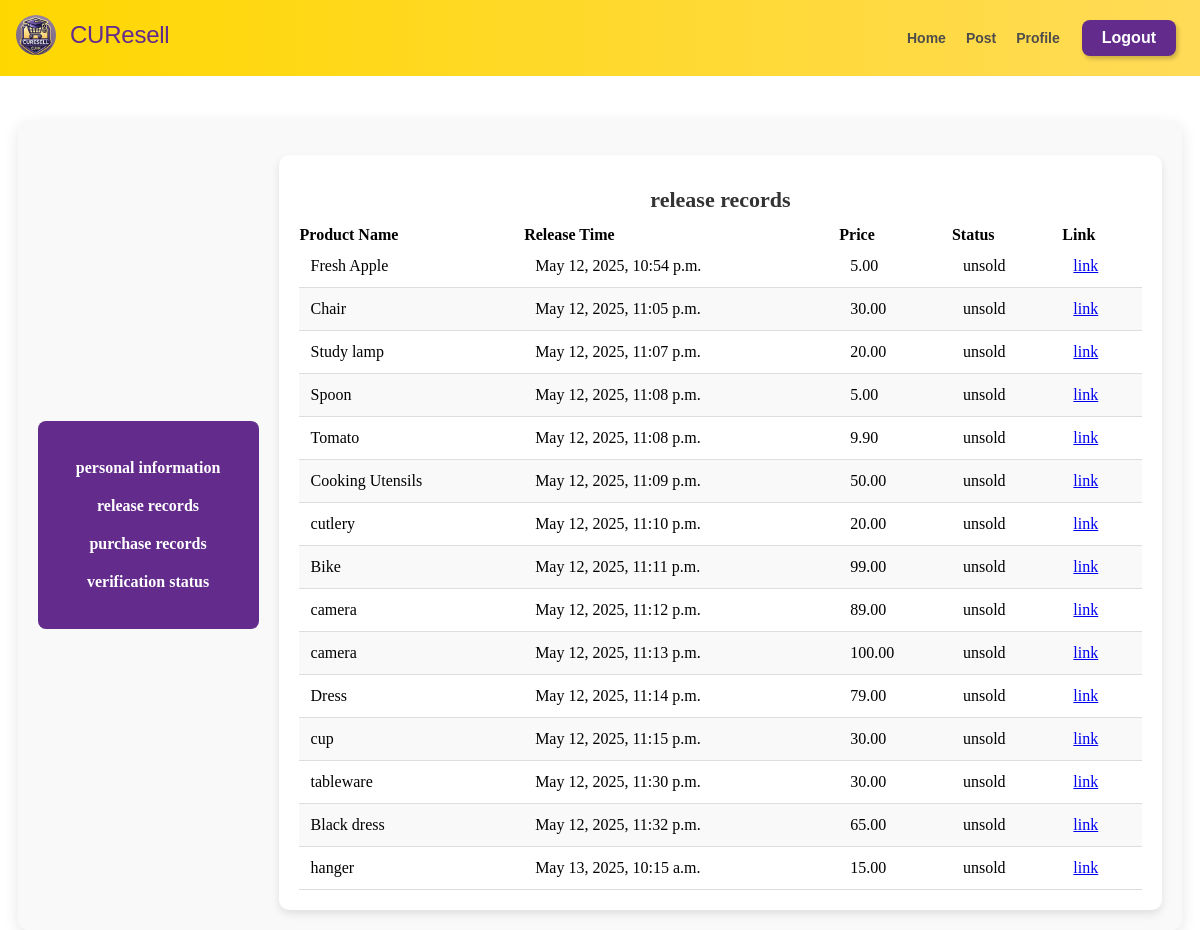
The page /release_records/ (signed in) on the database its author committed.
### product/models.py (models this page shows, shortened)
class ProductInfo(models.Model):
    title = models.CharField(max_length=20)
    description = models.CharField(max_length=2000)
    picture = models.ImageField(upload_to='product')
    price = models.DecimalField(max_digits=10,decimal_places=2)
    posted_at = models.DateTimeField((u"Conversation Time"),  auto_now_add=True)
    isSold = models.BooleanField(default=False)
    seller = models.ForeignKey(UserInfo, on_delete=models.CASCADE, default='')
    product = ProdInfoManager()

### user/views.py (the view)
# urls.py: url(r'^release_records/$',views.release_records, name='release_records'),
def release_records(request):
    username = request.session.get('username')
    userinfo = UserInfo.objects.filter(username=username).first()
    if userinfo == None:
        context = { 'error_msg': 'please login first'}
        return render(request, 'release_records.html', context)
    else:
        all_products = ProductInfo.product.get_all()
        user_products=[]
        for product in all_products:
            if product.seller==userinfo:
                user_products.append(product)
        content={'products': user_products}
        return render(request, 'release_records.html', content)

### product/models.py (called while the page is built)
    def get_all(self):
        return super(ProdInfoManager, self).get_queryset()

### templates/release_records.html (shortened to what this page needs)
<!DOCTYPE html>
<html lang="en">
<head>
  <link rel="stylesheet" href="/static/css/post_prod.css">
  <link rel="stylesheet" href="/static/css/nav_bar.css">
  <link rel="stylesheet" href="/static/css/profile.css">
</head>
<body>
  {% include 'nav_bar.html' %}
    <div class="list">
      <div class="list_nav ">
          <ul class="list-group">
              <li class="list-group-item"><a onclick="goToProfile()">personal information</a></li>
              <li class="list-group-item"><a onclick="goToReleaseRecords()">release records</a></li>
              <li class="list-group-item"><a onclick="goToPurchaseRecords()">purchase records</a></li>
              <li class="list-group-item"><a onclick="goToVerification()">verification status</a></li>
          </ul>
      </div>
      <div class="list_body">
          <table class="table">
              <caption class="text-center">release records</caption>
                <thead>
                    <tr>
                        <th scope="col">Product Name</th>
                        <th scope="col">Release Time</th>
                        <th scope="col">Price</th>
                        <th scope="col">Status</th>
                        <th scope="col">Link</th>
                  <tbody>
                    {% for product in products %}
                    <tr>
                        <td>{{ product.title }}</td>
                        <td>{{ product.posted_at }}</td>
                        <td>{{ product.price }}</td>
                        {% if product.isSold %}
                          <td>sold</td>
                        {% else %}
                          <td>unsold</td>
                        {% endif %}
                        <td><a href="/detail/?prod_id={{ product.id }}">link</a></td>
                    </tr>
                    {% endfor %}
                  </tbody>
              </table>
      </div>
  </div>
</body>
</html>

### static/css/post_prod.css (style rules this page uses)
body { background: #ffffff; min-height: 100vh; position: relative; overflow: auto; }

### static/css/profile.css (style rules this page uses)
.list { position: relative; top: 70px; display: grid; grid-template-columns: 1fr 4fr; gap: 20px; align-items: center; }
.list_nav { background-color: #007bff; padding: 15px; border-radius: 8px; }
.list_body { padding: 15px; background-color: #ffffff; border-radius: 8px; box-shadow: 0 4px 8px rgba(0,0,0,0.1); }
.list { width: 95%; max-width: 1200px; margin: 50px auto; padding: 20px; background-color: #f9f9f9; border-radius: 10px; box-shadow: 0 5px 15px rgba(0, 0, 0, 0.1); }
.list_nav { background-color: #622b8c; padding: 12px; border-radius: 8px; }
.list-group { padding: 0; }
.list-group-item { list-style: none; padding: 10px; text-align: center; border: none; }
.list-group-item a { text-decoration: none; color: #fff; font-size: 16px; font-weight: bold; display: block; transition: background 0.3s ease; }
.list_body { padding: 20px; margin-top: 15px; background-color: #ffffff; border-radius: 10px; box-shadow: 0 4px 8px rgba(0, 0, 0, 0.1); }
.table { width: 100%; border-collapse: collapse; text-align: left; }
.table caption { font-size: 22px; font-weight: bold; padding: 12px; color: #333; }
.table td { padding: 12px; border-bottom: 1px solid #ddd; }
.table tbody tr:nth-child(even) { background-color: #f9f9f9; }

### rows shown on the page
ProductInfo: title "Fresh Apple", posted_at "May 12, 2025, 10:54 p.m.", price "5.00", isSold "unsold"
ProductInfo: title "Chair", posted_at "May 12, 2025, 11:05 p.m.", price "30.00", isSold "unsold"
ProductInfo: title "Study lamp", posted_at "May 12, 2025, 11:07 p.m.", price "20.00", isSold "unsold"
ProductInfo: title "Spoon", posted_at "May 12, 2025, 11:08 p.m.", price "5.00", isSold "unsold"
ProductInfo: title "Tomato", posted_at "May 12, 2025, 11:08 p.m.", price "9.90", isSold "unsold"
ProductInfo: title "Cooking Utensils", posted_at "May 12, 2025, 11:09 p.m.", price "50.00", isSold "unsold"
ProductInfo: title "cutlery", posted_at "May 12, 2025, 11:10 p.m.", price "20.00", isSold "unsold"
ProductInfo: title "Bike", posted_at "May 12, 2025, 11:11 p.m.", price "99.00", isSold "unsold"
ProductInfo: title "camera", posted_at "May 12, 2025, 11:12 p.m.", price "89.00", isSold "unsold"
ProductInfo: title "camera", posted_at "May 12, 2025, 11:13 p.m.", price "100.00", isSold "unsold"
ProductInfo: title "Dress", posted_at "May 12, 2025, 11:14 p.m.", price "79.00", isSold "unsold"
ProductInfo: title "cup", posted_at "May 12, 2025, 11:15 p.m.", price "30.00", isSold "unsold"
ProductInfo: title "tableware", posted_at "May 12, 2025, 11:30 p.m.", price "30.00", isSold "unsold"
ProductInfo: title "Black dress", posted_at "May 12, 2025, 11:32 p.m.", price "65.00", isSold "unsold"
ProductInfo: title "hanger", posted_at "May 13, 2025, 10:15 a.m.", price "15.00", isSold "unsold"
